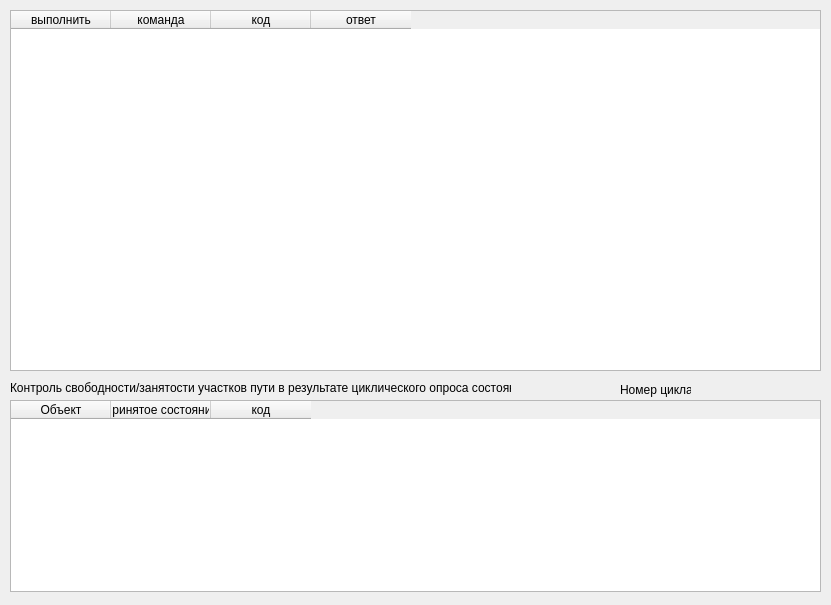
<?xml version="1.0" encoding="UTF-8"?>
<ui version="4.0">
 <class>Dialog</class>
 <widget class="QDialog" name="Dialog">
  <property name="geometry">
   <rect>
    <x>0</x>
    <y>0</y>
    <width>831</width>
    <height>605</height>
   </rect>
  </property>
  <property name="windowTitle">
   <string>Dialog</string>
  </property>
  <widget class="QTableWidget" name="twCommand">
   <property name="geometry">
    <rect>
     <x>10</x>
     <y>10</y>
     <width>811</width>
     <height>361</height>
    </rect>
   </property>
   <column>
    <property name="text">
     <string>выполнить</string>
    </property>
   </column>
   <column>
    <property name="text">
     <string>команда</string>
    </property>
   </column>
   <column>
    <property name="text">
     <string>код</string>
    </property>
   </column>
   <column>
    <property name="text">
     <string>ответ</string>
    </property>
   </column>
  </widget>
  <widget class="QLabel" name="label">
   <property name="geometry">
    <rect>
     <x>10</x>
     <y>380</y>
     <width>501</width>
     <height>16</height>
    </rect>
   </property>
   <property name="text">
    <string>Контроль свободности/занятости участков пути в результате циклического опроса состояния</string>
   </property>
  </widget>
  <widget class="QTableWidget" name="twControl">
   <property name="geometry">
    <rect>
     <x>10</x>
     <y>400</y>
     <width>811</width>
     <height>192</height>
    </rect>
   </property>
   <column>
    <property name="text">
     <string>Объект</string>
    </property>
   </column>
   <column>
    <property name="text">
     <string>Принятое состояние</string>
    </property>
   </column>
   <column>
    <property name="text">
     <string>код</string>
    </property>
   </column>
  </widget>
  <widget class="QLabel" name="label_2">
   <property name="geometry">
    <rect>
     <x>620</x>
     <y>379</y>
     <width>71</width>
     <height>21</height>
    </rect>
   </property>
   <property name="text">
    <string>Номер цикла</string>
   </property>
  </widget>
  <widget class="QLabel" name="l_counter">
   <property name="geometry">
    <rect>
     <x>710</x>
     <y>380</y>
     <width>111</width>
     <height>21</height>
    </rect>
   </property>
   <property name="text">
    <string/>
   </property>
  </widget>
 </widget>
 <resources/>
 <connections/>
</ui>
